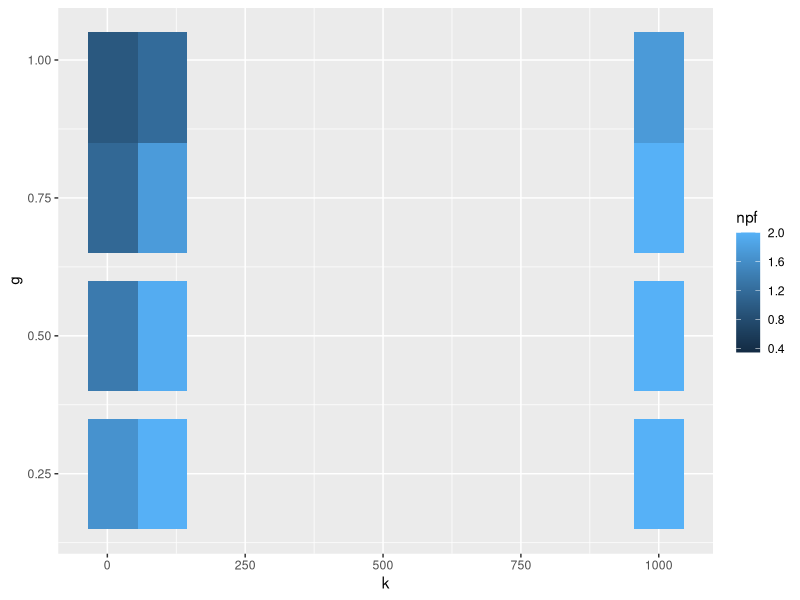
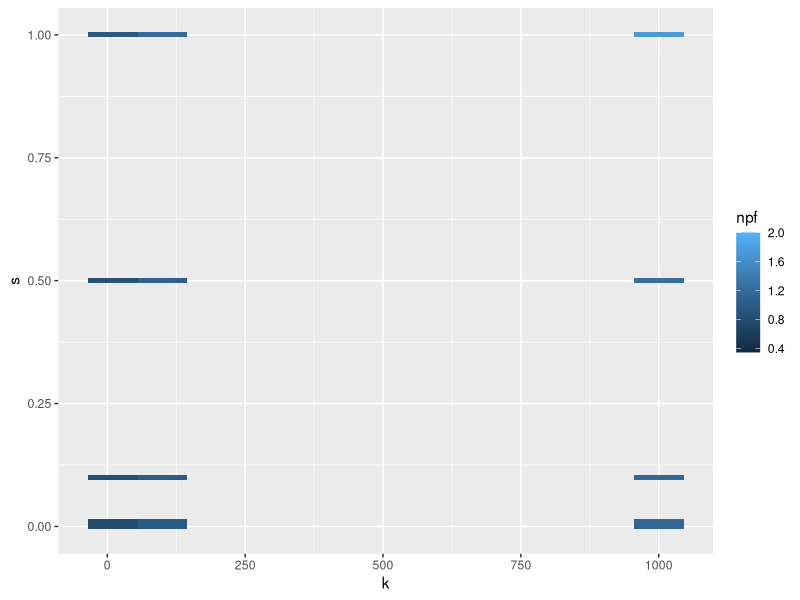
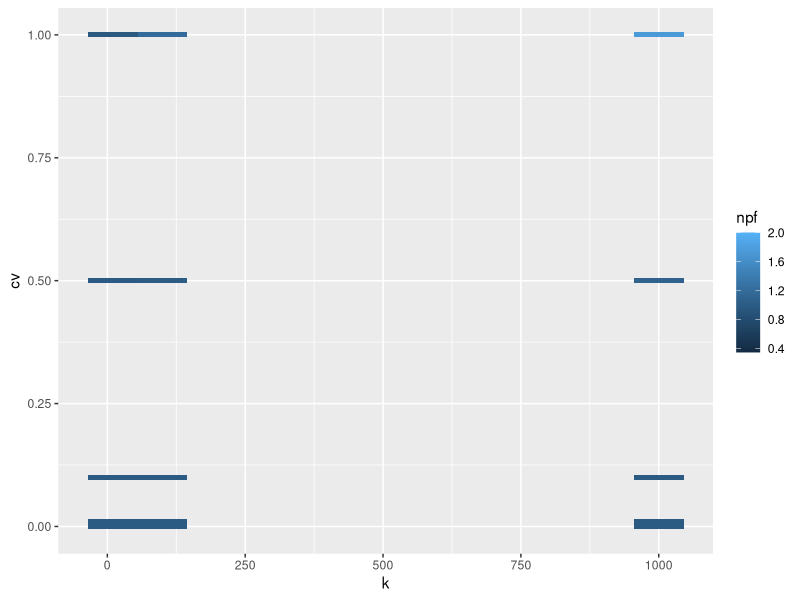
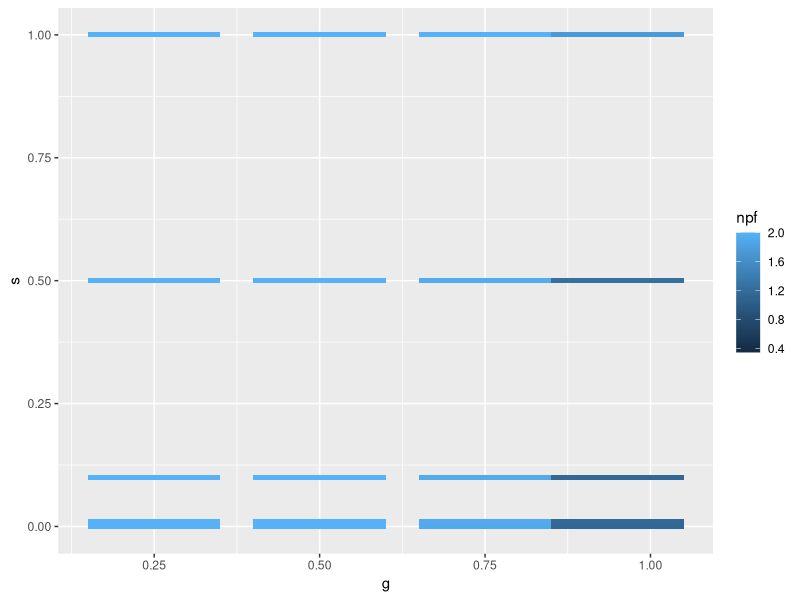
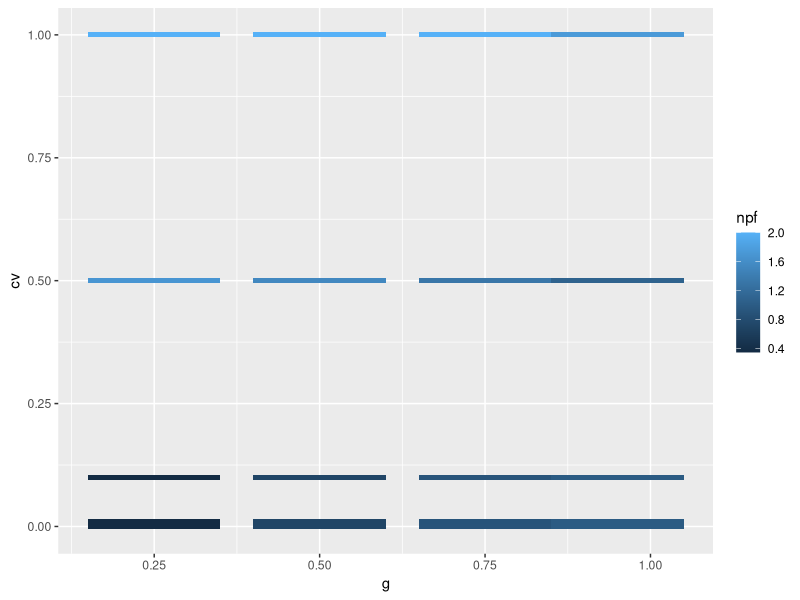
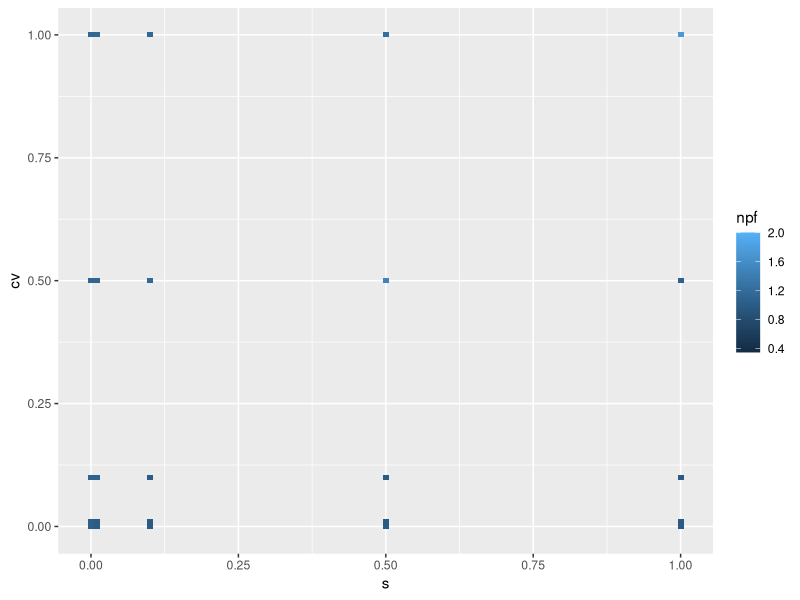

The R source for these figures, in order:
dt <- read.csv("results copy/short_result.csv")
install.packages("tidyverse")
require(tidyverse)

View(dt)

kg <- dt %>% select(k, g, npf)
kgheat <- ggplot(kg, aes(k, g)) + geom_tile(aes(fill=npf))
kgheat

ks <- dt %>% select(k, s, npf)
ksheat <- ggplot(ks, aes(k, s)) + geom_tile(aes(fill=npf))
ksheat

kcv <- dt %>% select(k, cv, npf)
kcvheat <- ggplot(kcv, aes(k, cv)) + geom_tile(aes(fill=npf))
kcvheat

gs <- dt %>% select(g, s, npf)
gsheat <- ggplot(gs, aes(g, s)) + geom_tile(aes(fill=npf))
gsheat

gcv <- dt %>% select(g, cv, npf)
gcvheat <- ggplot(gcv, aes(g, cv)) + geom_tile(aes(fill=npf))
gcvheat

scv <- dt %>% select(s, cv, npf)
scvheat <- ggplot(scv, aes(s, cv)) + geom_tile(aes(fill=npf))
scvheat
